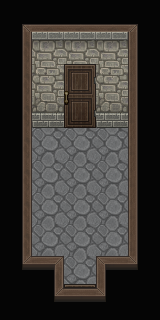

This game map was drawn from its Tiled (.tmx) file and the tilesets committed beside it. A one-line description and the full map source follow:
An orthogonal 5x10 tile map with 32x32 px tiles, 6 tile layers (壁周り, 床, 壁, ドア, ...), 5 tilesets.

<map version="1.10" tiledversion="1.11.2" orientation="orthogonal" renderorder="right-down" width="5" height="10" tilewidth="32" tileheight="32" infinite="0" nextlayerid="7" nextobjectid="1">
 <tileset firstgid="1" source="black.tsx" />
 <tileset firstgid="2" source="Bridge1-F.tsx" />
 <tileset firstgid="258" source="Inside-Town-A5.tsx" />
 <tileset firstgid="386" source="Door.tsx" />
 <tileset firstgid="398" source="ModernI-A501.tsx" />
 <layer id="1" name="壁周り" width="5" height="10" locked="1">
  <data encoding="csv">
1,1,1,1,1,
1,0,0,0,1,
1,0,0,0,1,
1,0,0,0,1,
1,0,0,0,1,
1,0,0,0,1,
1,0,0,0,1,
1,0,0,0,1,
1,1,0,1,1,
1,1,1,1,1
</data>
 </layer>
 <layer id="2" name="床" width="5" height="10" locked="1">
  <data encoding="csv">
0,0,0,0,0,
0,0,0,0,0,
0,0,0,0,0,
0,0,0,0,0,
0,260,260,260,0,
0,260,260,260,0,
0,260,260,260,0,
0,260,260,260,0,
0,0,260,0,0,
0,0,0,0,0
</data>
 </layer>
 <layer id="3" name="壁" width="5" height="10" locked="1">
  <data encoding="csv">
332,355,355,355,331,
348,66,66,66,346,
348,82,0,82,346,
348,114,0,114,346,
348,0,0,0,346,
348,0,0,0,346,
348,0,0,0,346,
348,0,0,0,346,
324,340,0,338,323,
0,324,339,323,0
</data>
 </layer>
 <layer id="4" name="ドア" width="5" height="10" locked="1">
  <data encoding="csv">
0,0,0,0,0,
0,0,0,0,0,
0,0,0,0,0,
0,0,0,0,0,
0,0,0,0,0,
0,0,0,0,0,
0,0,0,0,0,
0,0,0,0,0,
0,0,395,0,0,
0,0,0,0,0
</data>
 </layer>
 <layer id="6" name="ドア2" width="5" height="10" locked="1">
  <data encoding="csv">
0,0,0,0,0,
0,0,0,0,0,
0,0,386,0,0,
0,0,389,0,0,
0,0,0,0,0,
0,0,0,0,0,
0,0,0,0,0,
0,0,0,0,0,
0,0,0,0,0,
0,0,0,0,0
</data>
 </layer>
 <layer id="5" name="影" width="5" height="10" locked="1" opacity="0.23">
  <data encoding="csv">
514,514,514,514,514,
514,514,514,514,514,
514,514,514,514,514,
514,514,514,514,514,
514,514,514,514,514,
514,514,514,514,514,
514,514,514,514,514,
514,514,514,514,514,
514,514,514,514,514,
514,514,514,514,514
</data>
 </layer>
</map>
